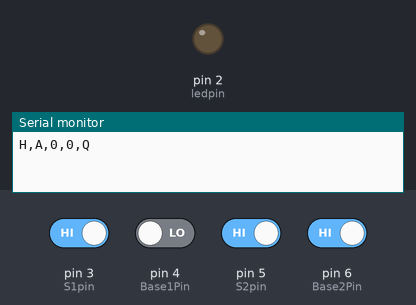
Bench run of a sketch on a simulated Arduino Uno, built with avr-gcc and run on an emulated ATmega328P. Parts: output pins drawn as LEDs (lit = HIGH), the last lines printed to the serial monitor. Inputs (shaded band) come from the test bench; at power-on: pin 3 (S1pin), pin 5 (S2pin), pin 6 (Base2Pin) HIGH, pin 4 (Base1Pin) LOW.

Above: at 1.2 s.
1.3 s: pin 3 (S1pin) driven LOW and pin 4 (Base1Pin) driven HIGH
At 2.2 s:
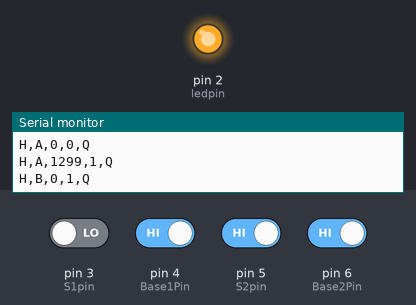
2.8 s: pin 5 (S2pin) driven LOW
4.3 s: pin 6 (Base2Pin) driven LOW
Timing chart, 0 to 7.3 s (numbered marks = the images above; inputs shaded):
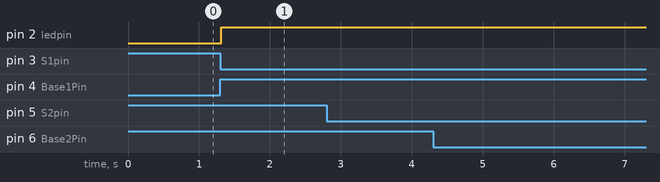

Measured:
- after the input at 1.3 s, pin 2 (ledpin): LOW → HIGH at once

The sketch:

CppContinuity.ino
```cpp
//declarations
int i =0;
int S1state = 0;
int Base1State = 0;
int S2state = 0;
int Base2State = 0;
int hasleft = 0;

unsigned long starttime;
unsigned long endtime;
unsigned long knockstarttime;
unsigned long knocktotaltime;

int initstate = 0;
int switchstate =0;
int whichstand = 1;

int ledpin = 2;
int S1pin = 3;
int Base1Pin = 4;
int S2pin = 5;
int Base2Pin = 6;

char A[] = "A";
char B[] = "B";
char C[] = "C";
char D[] = "D";
char Z[] = "Z";
void setup()
{
  pinMode(ledpin,OUTPUT);
  pinMode(Base1Pin,INPUT);
  pinMode(S1pin,INPUT);
  pinMode(Base2Pin,INPUT);
  pinMode(S2pin,INPUT);
  Serial.begin(9600);
  establishContact();
}

void loop()
{
  i = i +1;
  S1state = digitalRead(S1pin);
  Base1State = digitalRead(Base1Pin);
  S2state = digitalRead(S2pin);
  Base2State = digitalRead(Base2Pin);

  if(whichstand == 1){
    if(S2state == 0 || Base2State == 0){
      whichstand = 2; //check if ring has been transferred
    }
    if(Base1State == 1 && hasleft == 0){
      //ring hasn't been started on base yet
      delay(50);
    }
    else if(Base1State == 0 && hasleft == 0){
      printCombo(A, 0, 0); //ring has started on base
      S1state = digitalRead(S1pin);
      Base1State = digitalRead(Base1Pin);
      S2state = digitalRead(S2pin);
      Base2State = digitalRead(Base2Pin);
      while(Base1State == 0){
          S1state = digitalRead(S1pin);
          Base1State = digitalRead(Base1Pin);
          S2state = digitalRead(S2pin);
          Base2State = digitalRead(Base2Pin);
      }
      //ring leaves base
      starttime = millis();
      printCombo(A, starttime, 1); //combo A for base discontinuity
      hasleft = 1;
    }
    else if(Base1State == 0 && hasleft == 1){
      //ring drop back to base
      printCombo(A, 0, 2); //combo A for base continuity
      S1state = digitalRead(S1pin);
      Base1State = digitalRead(Base1Pin);
      S2state = digitalRead(S2pin);
      Base2State = digitalRead(Base2Pin);
      while(Base1State == 0){
          S1state = digitalRead(S1pin);
          Base1State = digitalRead(Base1Pin);
          S2state = digitalRead(S2pin);
          Base2State = digitalRead(Base2Pin);
      }
      delay(20);
    }
    else if(Base1State == 1){
      //now checking ring hits
      S1state = digitalRead(S1pin);
      Base1State = digitalRead(Base1Pin);
      S2state = digitalRead(S2pin);
      Base2State = digitalRead(Base2Pin);
      while(S1state == 1){
        if(S2state == 0 || Base2State == 0){
          whichstand = 2; //check if ring has been transferred
          break;
        }
        S1state = digitalRead(S1pin);
        Base1State = digitalRead(Base1Pin);
        S2state = digitalRead(S2pin);
        Base2State = digitalRead(Base2Pin);
        digitalWrite(ledpin,LOW);
      }
      printCombo(B, 0, 1); //combo B for ring continuity

      knockstarttime = millis();
      delay(10);
      S1state = digitalRead(S1pin);
      Base1State = digitalRead(Base1Pin);
      S2state = digitalRead(S2pin);
      Base2State = digitalRead(Base2Pin);
      while(S1state == 0 && whichstand == 1){
        if(S2state == 0 || Base2State == 0){
          whichstand = 2; //check if ring has been transferred
          break;
        }
        S1state = digitalRead(S1pin);
        Base1State = digitalRead(Base1Pin);
        S2state = digitalRead(S2pin);
        Base2State = digitalRead(Base2Pin);
        digitalWrite(ledpin,HIGH);
      }
      S1state = digitalRead(S1pin);
      Base1State = digitalRead(Base1Pin);
      S2state = digitalRead(S2pin);
      Base2State = digitalRead(Base2Pin);
      if(S2state == 0 || Base2State == 0){
          whichstand = 2; //check if ring has been transferred
      }
      if(whichstand == 1){
        knocktotaltime = millis() - knockstarttime;
        printCombo(B, knocktotaltime, 0); //combo B for ring continuity
      }
    }
    else{
      printCombo(Z, 0, 0);
    }
  }

  //ring has switched
  if(whichstand == 2){
    S1state = digitalRead(S1pin);
    Base1State = digitalRead(Base1Pin);
    S2state = digitalRead(S2pin);
    Base2State = digitalRead(Base2Pin);
    if(Base2State == 0){
      endtime = millis() - starttime;
      printCombo(D, endtime, 1); //ring has finished on second base
    }
    else if(Base2State == 1){
      //now checking ring hits
      S1state = digitalRead(S1pin);
      Base1State = digitalRead(Base1Pin);
      S2state = digitalRead(S2pin);
      Base2State = digitalRead(Base2Pin);
      while(S2state == 1){
        S1state = digitalRead(S1pin);
        Base1State = digitalRead(Base1Pin);
        S2state = digitalRead(S2pin);
        Base2State = digitalRead(Base2Pin);
        digitalWrite(ledpin,LOW);
        if(Base2State == 0){
          endtime = millis() - starttime;
          printCombo(D, endtime, 1); //ring has finished on second base
          whichstand = 3;
          break;
        }
      }
      printCombo(C, 0, 0); //combo C for ring continuity
      S1state = digitalRead(S1pin);
      Base1State = digitalRead(Base1Pin);
      S2state = digitalRead(S2pin);
      Base2State = digitalRead(Base2Pin);
      knockstarttime = millis();
      delay(10);
      while(S2state == 0 && whichstand == 2){
        S1state = digitalRead(S1pin);
        Base1State = digitalRead(Base1Pin);
        S2state = digitalRead(S2pin);
        Base2State = digitalRead(Base2Pin);
        if(Base2State == 0){
          endtime = millis() - starttime;
          printCombo(D, endtime, 1); //ring has finished on second base
          whichstand = 3;
          break;
        }
        digitalWrite(ledpin,HIGH);
      }
      if(whichstand == 3){
        endtime = millis() - starttime;
        printCombo(D, endtime, 1); //ring has finished on second base
      }
      if(whichstand == 3){
        knocktotaltime = millis() - knockstarttime;
        printCombo(C, knocktotaltime, 0); //combo B for ring continuity
      }
    }
    else{
     printCombo(Z, 0, 0);
    }
  }

  if(whichstand == 3){
  }

}


void establishContact() {
   if(Serial.available() <= 0) {
     initstate = digitalRead(S1pin);
     if(initstate == 0){
      switchstate = 1;
     }
     if(initstate == 1){
      switchstate = 0;
     }
   }
}

void printCombo(char* code, unsigned long time, int updown)
{

  Serial.print('H'); // unique header to identify start of message
  Serial.print(",");
  Serial.print(code);
  Serial.print(",");
  Serial.print(time,DEC);
  Serial.print(",");
  Serial.print(updown,DEC);
  Serial.print(",");
  Serial.print("Q");  // note Q is sent to mark end of line
  Serial.println();  // send a cr/lf
}
```
